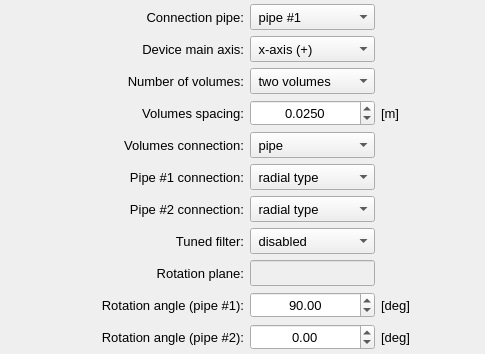
               <widget class="QFrame" name="frame_4">
                <property name="frameShape">
                 <enum>QFrame::NoFrame</enum>
                </property>
                <property name="frameShadow">
                 <enum>QFrame::Raised</enum>
                </property>
                <layout class="QGridLayout" name="gridLayout_4">
                 <property name="leftMargin">
                  <number>4</number>
                 </property>
                 <property name="topMargin">
                  <number>4</number>
                 </property>
                 <property name="rightMargin">
                  <number>4</number>
                 </property>
                 <property name="bottomMargin">
                  <number>4</number>
                 </property>
                 <property name="spacing">
                  <number>6</number>
                 </property>
                 <item row="9" column="2">
                  <widget class="QComboBox" name="comboBox_tuned_filter">
                   <property name="minimumSize">
                    <size>
                     <width>120</width>
                     <height>26</height>
                    </size>
                   </property>
                   <property name="maximumSize">
                    <size>
                     <width>140</width>
                     <height>26</height>
                    </size>
                   </property>
                   <property name="font">
                    <font>
                     <pointsize>10</pointsize>
                    </font>
                   </property>
                   <item>
                    <property name="text">
                     <string> disabled</string>
                    </property>
                   </item>
                   <item>
                    <property name="text">
                     <string> double-tuned</string>
                    </property>
                   </item>
                  </widget>
                 </item>
                 <item row="8" column="2">
                  <widget class="QComboBox" name="comboBox_pipe2_connection">
                   <property name="minimumSize">
                    <size>
                     <width>120</width>
                     <height>26</height>
                    </size>
                   </property>
                   <property name="maximumSize">
                    <size>
                     <width>140</width>
                     <height>26</height>
                    </size>
                   </property>
                   <property name="font">
                    <font>
                     <pointsize>10</pointsize>
                    </font>
                   </property>
                   <item>
                    <property name="text">
                     <string> radial type</string>
                    </property>
                   </item>
                   <item>
                    <property name="text">
                     <string> axial type</string>
                    </property>
                   </item>
                  </widget>
                 </item>
                 <item row="0" column="2">
                  <widget class="QComboBox" name="comboBox_connection_pipe">
                   <property name="minimumSize">
                    <size>
                     <width>120</width>
                     <height>26</height>
                    </size>
                   </property>
                   <property name="maximumSize">
                    <size>
                     <width>140</width>
                     <height>26</height>
                    </size>
                   </property>
                   <property name="font">
                    <font>
                     <pointsize>10</pointsize>
                    </font>
                   </property>
                   <item>
                    <property name="text">
                     <string> pipe #1</string>
                    </property>
                   </item>
                   <item>
                    <property name="text">
                     <string> pipe #2</string>
                    </property>
                   </item>
                  </widget>
                 </item>
                 <item row="7" column="1">
                  <widget class="QLabel" name="label_6">
                   <property name="minimumSize">
                    <size>
                     <width>200</width>
                     <height>26</height>
                    </size>
                   </property>
                   <property name="maximumSize">
                    <size>
                     <width>200</width>
                     <height>26</height>
                    </size>
                   </property>
                   <property name="font">
                    <font>
                     <pointsize>10</pointsize>
                    </font>
                   </property>
                   <property name="text">
                    <string>Pipe #1 connection:</string>
                   </property>
                   <property name="alignment">
                    <set>Qt::AlignRight|Qt::AlignTrailing|Qt::AlignVCenter</set>
                   </property>
                  </widget>
                 </item>
                 <item row="4" column="1">
                  <widget class="QLabel" name="label_volumes_spacing">
                   <property name="minimumSize">
                    <size>
                     <width>200</width>
                     <height>26</height>
                    </size>
                   </property>
                   <property name="maximumSize">
                    <size>
                     <width>200</width>
                     <height>26</height>
                    </size>
                   </property>
                   <property name="font">
                    <font>
                     <pointsize>10</pointsize>
                    </font>
                   </property>
                   <property name="text">
                    <string>Volumes spacing:</string>
                   </property>
                   <property name="alignment">
                    <set>Qt::AlignRight|Qt::AlignTrailing|Qt::AlignVCenter</set>
                   </property>
                  </widget>
                 </item>
                 <item row="3" column="2">
                  <widget class="QComboBox" name="comboBox_number_volumes">
                   <property name="minimumSize">
                    <size>
                     <width>120</width>
                     <height>26</height>
                    </size>
                   </property>
                   <property name="maximumSize">
                    <size>
                     <width>140</width>
                     <height>26</height>
                    </size>
                   </property>
                   <property name="font">
                    <font>
                     <pointsize>10</pointsize>
                    </font>
                   </property>
                   <property name="currentIndex">
                    <number>0</number>
                   </property>
                   <item>
                    <property name="text">
                     <string> two volumes</string>
                    </property>
                   </item>
                   <item>
                    <property name="text">
                     <string> one volume</string>
                    </property>
                   </item>
                  </widget>
                 </item>
                 <item row="1" column="2">
                  <widget class="QComboBox" name="comboBox_main_axis">
                   <property name="minimumSize">
                    <size>
                     <width>120</width>
                     <height>26</height>
                    </size>
                   </property>
                   <property name="maximumSize">
                    <size>
                     <width>140</width>
                     <height>26</height>
                    </size>
                   </property>
                   <property name="font">
                    <font>
                     <pointsize>10</pointsize>
                    </font>
                   </property>
                   <item>
                    <property name="text">
                     <string> x-axis (+)</string>
                    </property>
                   </item>
                   <item>
                    <property name="text">
                     <string> y-axis (+)</string>
                    </property>
                   </item>
                   <item>
                    <property name="text">
                     <string> z-axis (+)</string>
                    </property>
                   </item>
                   <item>
                    <property name="text">
                     <string> x-axis (-)</string>
                    </property>
                   </item>
                   <item>
                    <property name="text">
                     <string> y-axis (-)</string>
                    </property>
                   </item>
                   <item>
                    <property name="text">
                     <string> z-axis (-)</string>
                    </property>
                   </item>
                  </widget>
                 </item>
                 <item row="5" column="2">
                  <widget class="QComboBox" name="comboBox_volumes_connection">
                   <property name="minimumSize">
                    <size>
                     <width>120</width>
                     <height>26</height>
                    </size>
                   </property>
                   <property name="maximumSize">
                    <size>
                     <width>140</width>
                     <height>26</height>
                    </size>
                   </property>
                   <property name="font">
                    <font>
                     <pointsize>10</pointsize>
                    </font>
                   </property>
                   <item>
                    <property name="text">
                     <string> pipe</string>
                    </property>
                   </item>
                   <item>
                    <property name="text">
                     <string> pipe-plate</string>
                    </property>
                   </item>
                   <item>
                    <property name="text">
                     <string> perf. plate</string>
                    </property>
                   </item>
                   <item>
                    <property name="text">
                     <string/>
                    </property>
                   </item>
                  </widget>
                 </item>
                 <item row="3" column="3">
                  <widget class="QLabel" name="label_20">
                   <property name="minimumSize">
                    <size>
                     <width>32</width>
                     <height>26</height>
                    </size>
                   </property>
                   <property name="maximumSize">
                    <size>
                     <width>32</width>
                     <height>26</height>
                    </size>
                   </property>
                   <property name="font">
                    <font>
                     <pointsize>10</pointsize>
                    </font>
                   </property>
                   <property name="text">
                    <string/>
                   </property>
                   <property name="alignment">
                    <set>Qt::AlignLeading|Qt::AlignLeft|Qt::AlignVCenter</set>
                   </property>
                  </widget>
                 </item>
                 <item row="7" column="2">
                  <widget class="QComboBox" name="comboBox_pipe1_connection">
                   <property name="minimumSize">
                    <size>
                     <width>120</width>
                     <height>26</height>
                    </size>
                   </property>
                   <property name="maximumSize">
                    <size>
                     <width>140</width>
                     <height>26</height>
                    </size>
                   </property>
                   <property name="font">
                    <font>
                     <pointsize>10</pointsize>
                    </font>
                   </property>
                   <item>
                    <property name="text">
                     <string> radial type</string>
                    </property>
                   </item>
                   <item>
                    <property name="text">
                     <string> axial type</string>
                    </property>
                   </item>
                  </widget>
                 </item>
                 <item row="8" column="1">
                  <widget class="QLabel" name="label_7">
                   <property name="minimumSize">
                    <size>
                     <width>200</width>
                     <height>26</height>
                    </size>
                   </property>
                   <property name="maximumSize">
                    <size>
                     <width>200</width>
                     <height>26</height>
                    </size>
                   </property>
                   <property name="font">
                    <font>
                     <pointsize>10</pointsize>
                    </font>
                   </property>
                   <property name="text">
                    <string>Pipe #2 connection:</string>
                   </property>
                   <property name="alignment">
                    <set>Qt::AlignRight|Qt::AlignTrailing|Qt::AlignVCenter</set>
                   </property>
                  </widget>
                 </item>
                 <item row="3" column="1">
                  <widget class="QLabel" name="label_2">
                   <property name="minimumSize">
                    <size>
                     <width>200</width>
                     <height>26</height>
                    </size>
                   </property>
                   <property name="maximumSize">
                    <size>
                     <width>200</width>
                     <height>26</height>
                    </size>
                   </property>
                   <property name="font">
                    <font>
                     <pointsize>10</pointsize>
                    </font>
                   </property>
                   <property name="text">
                    <string>Number of volumes:</string>
                   </property>
                   <property name="alignment">
                    <set>Qt::AlignRight|Qt::AlignTrailing|Qt::AlignVCenter</set>
                   </property>
                  </widget>
                 </item>
                 <item row="5" column="1">
                  <widget class="QLabel" name="label_volumes_connection">
                   <property name="minimumSize">
                    <size>
                     <width>200</width>
                     <height>26</height>
                    </size>
                   </property>
                   <property name="maximumSize">
                    <size>
                     <width>200</width>
                     <height>26</height>
                    </size>
                   </property>
                   <property name="font">
                    <font>
                     <pointsize>10</pointsize>
                    </font>
                   </property>
                   <property name="text">
                    <string>Volumes connection:</string>
                   </property>
                   <property name="alignment">
                    <set>Qt::AlignRight|Qt::AlignTrailing|Qt::AlignVCenter</set>
                   </property>
                  </widget>
                 </item>
                 <item row="4" column="3">
                  <widget class="QLabel" name="label_volumes_spacing_unit">
                   <property name="minimumSize">
                    <size>
                     <width>60</width>
                     <height>26</height>
                    </size>
                   </property>
                   <property name="maximumSize">
                    <size>
                     <width>60</width>
                     <height>26</height>
                    </size>
                   </property>
                   <property name="font">
                    <font>
                     <pointsize>10</pointsize>
                    </font>
                   </property>
                   <property name="text">
                    <string>[m]</string>
                   </property>
                   <property name="alignment">
                    <set>Qt::AlignLeading|Qt::AlignLeft|Qt::AlignVCenter</set>
                   </property>
                  </widget>
                 </item>
                 <item row="1" column="1">
                  <widget class="QLabel" name="label_5">
                   <property name="minimumSize">
                    <size>
                     <width>200</width>
                     <height>26</height>
                    </size>
                   </property>
                   <property name="maximumSize">
                    <size>
                     <width>200</width>
                     <height>26</height>
                    </size>
                   </property>
                   <property name="font">
                    <font>
                     <pointsize>10</pointsize>
                    </font>
                   </property>
                   <property name="text">
                    <string>Device main axis:</string>
                   </property>
                   <property name="alignment">
                    <set>Qt::AlignRight|Qt::AlignTrailing|Qt::AlignVCenter</set>
                   </property>
                  </widget>
                 </item>
                 <item row="9" column="1">
                  <widget class="QLabel" name="label_tunned_filter">
                   <property name="minimumSize">
                    <size>
                     <width>200</width>
                     <height>26</height>
                    </size>
                   </property>
                   <property name="maximumSize">
                    <size>
                     <width>200</width>
                     <height>26</height>
                    </size>
                   </property>
                   <property name="font">
                    <font>
                     <pointsize>10</pointsize>
                    </font>
                   </property>
                   <property name="text">
                    <string>Tuned filter:</string>
                   </property>
                   <property name="alignment">
                    <set>Qt::AlignRight|Qt::AlignTrailing|Qt::AlignVCenter</set>
                   </property>
                  </widget>
                 </item>
                 <item row="4" column="4">
                  <spacer name="horizontalSpacer_4">
                   <property name="orientation">
                    <enum>Qt::Horizontal</enum>
                   </property>
                   <property name="sizeHint" stdset="0">
                    <size>
                     <width>40</width>
                     <height>20</height>
                    </size>
                   </property>
                  </spacer>
                 </item>
                 <item row="4" column="0">
                  <spacer name="horizontalSpacer_3">
                   <property name="orientation">
                    <enum>Qt::Horizontal</enum>
                   </property>
                   <property name="sizeHint" stdset="0">
                    <size>
                     <width>40</width>
                     <height>20</height>
                    </size>
                   </property>
                  </spacer>
                 </item>
                 <item row="0" column="1">
                  <widget class="QLabel" name="label_4">
                   <property name="minimumSize">
                    <size>
                     <width>200</width>
                     <height>26</height>
                    </size>
                   </property>
                   <property name="maximumSize">
                    <size>
                     <width>200</width>
                     <height>26</height>
                    </size>
                   </property>
                   <property name="font">
                    <font>
                     <pointsize>10</pointsize>
                    </font>
                   </property>
                   <property name="text">
                    <string>Connection pipe:</string>
                   </property>
                   <property name="alignment">
                    <set>Qt::AlignRight|Qt::AlignTrailing|Qt::AlignVCenter</set>
                   </property>
                  </widget>
                 </item>
                 <item row="10" column="1">
                  <widget class="QLabel" name="label_rotation_plane">
                   <property name="minimumSize">
                    <size>
                     <width>200</width>
                     <height>26</height>
                    </size>
                   </property>
                   <property name="maximumSize">
                    <size>
                     <width>200</width>
                     <height>26</height>
                    </size>
                   </property>
                   <property name="font">
                    <font>
                     <pointsize>10</pointsize>
                    </font>
                   </property>
                   <property name="text">
                    <string>Rotation plane:</string>
                   </property>
                   <property name="alignment">
                    <set>Qt::AlignRight|Qt::AlignTrailing|Qt::AlignVCenter</set>
                   </property>
                  </widget>
                 </item>
                 <item row="12" column="1">
                  <widget class="QLabel" name="label_rotation_angle_pipe2">
                   <property name="minimumSize">
                    <size>
                     <width>200</width>
                     <height>26</height>
                    </size>
                   </property>
                   <property name="maximumSize">
                    <size>
                     <width>200</width>
                     <height>26</height>
                    </size>
                   </property>
                   <property name="font">
                    <font>
                     <pointsize>10</pointsize>
                    </font>
                   </property>
                   <property name="text">
                    <string>Rotation angle (pipe #2):</string>
                   </property>
                   <property name="alignment">
                    <set>Qt::AlignRight|Qt::AlignTrailing|Qt::AlignVCenter</set>
                   </property>
                  </widget>
                 </item>
                 <item row="11" column="3">
                  <widget class="QLabel" name="label_rotation_angle_pipe1_unit">
                   <property name="minimumSize">
                    <size>
                     <width>60</width>
                     <height>26</height>
                    </size>
                   </property>
                   <property name="maximumSize">
                    <size>
                     <width>60</width>
                     <height>26</height>
                    </size>
                   </property>
                   <property name="font">
                    <font>
                     <pointsize>10</pointsize>
                    </font>
                   </property>
                   <property name="text">
                    <string>[deg]</string>
                   </property>
                   <property name="alignment">
                    <set>Qt::AlignLeading|Qt::AlignLeft|Qt::AlignVCenter</set>
                   </property>
                  </widget>
                 </item>
                 <item row="11" column="2">
                  <widget class="QDoubleSpinBox" name="spinBox_pipe1_rotation_angle">
                   <property name="minimumSize">
                    <size>
                     <width>120</width>
                     <height>26</height>
                    </size>
                   </property>
                   <property name="maximumSize">
                    <size>
                     <width>140</width>
                     <height>26</height>
                    </size>
                   </property>
                   <property name="font">
                    <font>
                     <pointsize>10</pointsize>
                    </font>
                   </property>
                   <property name="alignment">
                    <set>Qt::AlignCenter</set>
                   </property>
                   <property name="minimum">
                    <double>-180.000000000000000</double>
                   </property>
                   <property name="maximum">
                    <double>180.000000000000000</double>
                   </property>
                   <property name="value">
                    <double>90.000000000000000</double>
                   </property>
                  </widget>
                 </item>
                 <item row="12" column="2">
                  <widget class="QDoubleSpinBox" name="spinBox_pipe2_rotation_angle">
                   <property name="minimumSize">
                    <size>
                     <width>120</width>
                     <height>26</height>
                    </size>
                   </property>
                   <property name="maximumSize">
                    <size>
                     <width>140</width>
                     <height>26</height>
                    </size>
                   </property>
                   <property name="font">
                    <font>
                     <pointsize>10</pointsize>
                    </font>
                   </property>
                   <property name="alignment">
                    <set>Qt::AlignCenter</set>
                   </property>
                   <property name="minimum">
                    <double>-180.000000000000000</double>
                   </property>
                   <property name="maximum">
                    <double>180.000000000000000</double>
                   </property>
                   <property name="value">
                    <double>0.000000000000000</double>
                   </property>
                  </widget>
                 </item>
                 <item row="11" column="1">
                  <widget class="QLabel" name="label_rotation_angle_pipe1">
                   <property name="minimumSize">
                    <size>
                     <width>200</width>
                     <height>26</height>
                    </size>
                   </property>
                   <property name="maximumSize">
                    <size>
                     <width>200</width>
                     <height>26</height>
                    </size>
                   </property>
                   <property name="font">
                    <font>
                     <pointsize>10</pointsize>
                    </font>
                   </property>
                   <property name="text">
                    <string>Rotation angle (pipe #1):</string>
                   </property>
                   <property name="alignment">
                    <set>Qt::AlignRight|Qt::AlignTrailing|Qt::AlignVCenter</set>
                   </property>
                  </widget>
                 </item>
                 <item row="12" column="3">
                  <widget class="QLabel" name="label_rotation_angle_pipe2_unit">
                   <property name="minimumSize">
                    <size>
                     <width>60</width>
                     <height>26</height>
                    </size>
                   </property>
                   <property name="maximumSize">
                    <size>
                     <width>60</width>
                     <height>26</height>
                    </size>
                   </property>
                   <property name="font">
                    <font>
                     <pointsize>10</pointsize>
                    </font>
                   </property>
                   <property name="text">
                    <string>[deg]</string>
                   </property>
                   <property name="alignment">
                    <set>Qt::AlignLeading|Qt::AlignLeft|Qt::AlignVCenter</set>
                   </property>
                  </widget>
                 </item>
                 <item row="10" column="2">
                  <widget class="QLineEdit" name="lineEdit_rotation_plane">
                   <property name="enabled">
                    <bool>false</bool>
                   </property>
                   <property name="minimumSize">
                    <size>
                     <width>120</width>
                     <height>26</height>
                    </size>
                   </property>
                   <property name="maximumSize">
                    <size>
                     <width>140</width>
                     <height>26</height>
                    </size>
                   </property>
                   <property name="font">
                    <font>
                     <pointsize>10</pointsize>
                    </font>
                   </property>
                   <property name="toolTip">
                    <string>&lt;html&gt;&lt;head/&gt;&lt;body&gt;&lt;p&gt;Orthogonal plane to the main axis&lt;/p&gt;&lt;/body&gt;&lt;/html&gt;</string>
                   </property>
                   <property name="text">
                    <string/>
                   </property>
                   <property name="alignment">
                    <set>Qt::AlignCenter</set>
                   </property>
                  </widget>
                 </item>
                 <item row="4" column="2">
                  <widget class="QDoubleSpinBox" name="spinBox_volumes_spacing">
                   <property name="minimumSize">
                    <size>
                     <width>0</width>
                     <height>26</height>
                    </size>
                   </property>
                   <property name="maximumSize">
                    <size>
                     <width>16777215</width>
                     <height>26</height>
                    </size>
                   </property>
                   <property name="font">
                    <font>
                     <pointsize>10</pointsize>
                    </font>
                   </property>
                   <property name="alignment">
                    <set>Qt::AlignCenter</set>
                   </property>
                   <property name="decimals">
                    <number>4</number>
                   </property>
                   <property name="maximum">
                    <double>200.000000000000000</double>
                   </property>
                   <property name="singleStep">
                    <double>0.001000000000000</double>
                   </property>
                   <property name="value">
                    <double>0.025000000000000</double>
                   </property>
                  </widget>
                 </item>
                </layout>
               </widget>
